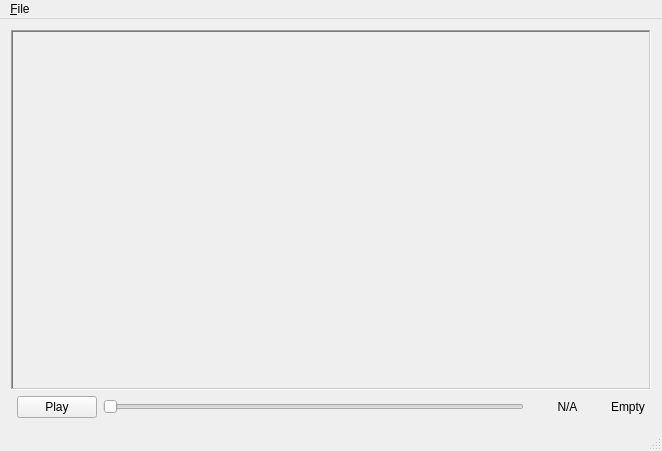
<?xml version="1.0" encoding="UTF-8"?>
<ui version="4.0">
 <class>MainWindow</class>
 <widget class="QMainWindow" name="MainWindow">
  <property name="geometry">
   <rect>
    <x>0</x>
    <y>0</y>
    <width>660</width>
    <height>450</height>
   </rect>
  </property>
  <property name="windowTitle">
   <string>MainWindow</string>
  </property>
  <widget class="QWidget" name="centralWidget">
   <layout class="QGridLayout" name="gridLayout_2">
    <item row="1" column="3">
     <widget class="QSlider" name="slider">
      <property name="focusPolicy">
       <enum>Qt::NoFocus</enum>
      </property>
      <property name="orientation">
       <enum>Qt::Horizontal</enum>
      </property>
     </widget>
    </item>
    <item row="0" column="1" colspan="6">
     <layout class="QGridLayout" name="screen">
      <item row="0" column="0">
       <widget class="QFrame" name="frame">
        <property name="minimumSize">
         <size>
          <width>640</width>
          <height>360</height>
         </size>
        </property>
        <property name="frameShape">
         <enum>QFrame::WinPanel</enum>
        </property>
        <property name="frameShadow">
         <enum>QFrame::Sunken</enum>
        </property>
        <property name="lineWidth">
         <number>2</number>
        </property>
       </widget>
      </item>
     </layout>
    </item>
    <item row="1" column="2">
     <widget class="QPushButton" name="playButton">
      <property name="focusPolicy">
       <enum>Qt::NoFocus</enum>
      </property>
      <property name="text">
       <string>Play</string>
      </property>
     </widget>
    </item>
    <item row="1" column="5">
     <widget class="QLabel" name="type">
      <property name="text">
       <string>Empty</string>
      </property>
     </widget>
    </item>
    <item row="1" column="4">
     <widget class="QLabel" name="progress">
      <property name="minimumSize">
       <size>
        <width>75</width>
        <height>0</height>
       </size>
      </property>
      <property name="text">
       <string>N/A</string>
      </property>
      <property name="alignment">
       <set>Qt::AlignCenter</set>
      </property>
     </widget>
    </item>
   </layout>
  </widget>
  <widget class="QMenuBar" name="menuBar">
   <property name="geometry">
    <rect>
     <x>0</x>
     <y>0</y>
     <width>660</width>
     <height>21</height>
    </rect>
   </property>
   <widget class="QMenu" name="menu_File">
    <property name="title">
     <string>&amp;File</string>
    </property>
    <addaction name="action_Open"/>
    <addaction name="action_Save"/>
    <addaction name="actionExit"/>
   </widget>
   <addaction name="menu_File"/>
  </widget>
  <widget class="QStatusBar" name="statusBar"/>
  <action name="action_Open">
   <property name="text">
    <string>&amp;Open</string>
   </property>
   <property name="shortcut">
    <string>Ctrl+O</string>
   </property>
  </action>
  <action name="action_Save">
   <property name="text">
    <string>&amp;Save</string>
   </property>
   <property name="shortcut">
    <string>Ctrl+S</string>
   </property>
  </action>
  <action name="action_Export">
   <property name="text">
    <string>&amp;Export</string>
   </property>
   <property name="shortcut">
    <string>Ctrl+E</string>
   </property>
  </action>
  <action name="actionExit">
   <property name="text">
    <string>Exit</string>
   </property>
  </action>
  <action name="actionContents">
   <property name="text">
    <string>Contents</string>
   </property>
  </action>
 </widget>
 <layoutdefault spacing="6" margin="11"/>
 <resources/>
 <connections/>
</ui>
